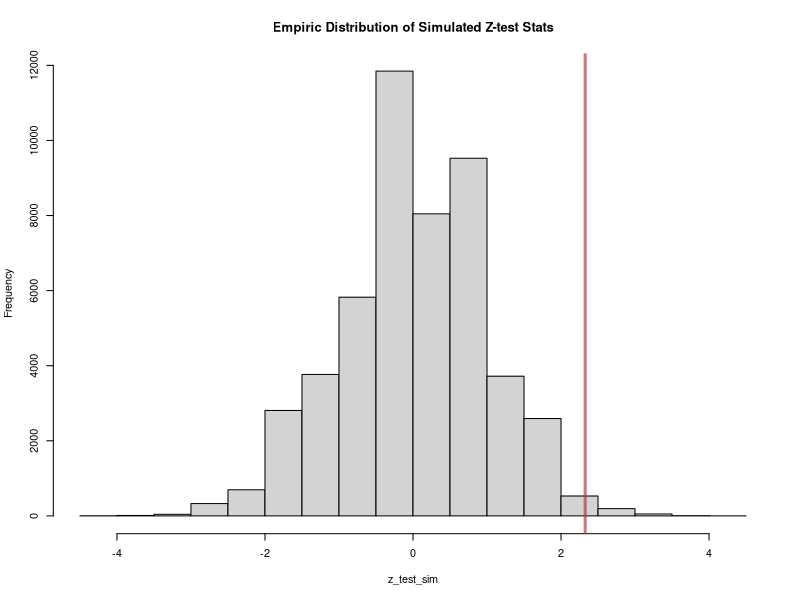

This figure's R source:
## ---- chunk 1

cat("Date last run:", format(Sys.time(), "%Y-%m-%d"))
cat("\n")
cat("Hello World!")
cat("\n")


options(width=90)

## ---- chunk 2

## Read in our data
sbdf <- read.table("SuperBowl_coinTosses.tsv", sep="\t", header=TRUE)

head(sbdf, n=6)

## ---- chunk 3

left_tail_cutoff <- qnorm(0.025)
left_tail_cutoff

right_tail_cutoff <- qnorm(0.975)
right_tail_cutoff

## ---- chunk 4

n <- nrow(sbdf)

xheads <- as.integer(sbdf[, "CoinToss"] %in% "Heads")

p_H0 <- 1/2

phat <- mean(xheads)
phat

### OR

phat <- sum(xheads) / length(xheads)
phat

var_phat <- p_H0 * (1 - p_H0)
var_phat

SE <- sqrt(var_phat / n)
SE

z_test <-  (phat - p_H0) / SE
z_test

## ---- chunk 5

right_tail_cutoff <- qnorm(0.99)
right_tail_cutoff

## ---- chunk 6

ydf_sample <- read.table("WNBA_starterGame_sample.tsv", sep="\t", header=TRUE)

xscore_sample <- as.integer( ydf_sample[ , "pts"] >= 9 )

## ---- chunk 7

pH0 <- 1/2

n <- length(xscore_sample)
n

p_hat <- mean(xscore_sample)
p_hat

p_hat_var <- pH0 * (1 - pH0)
p_hat_var

SE <- sqrt( p_hat_var / n )
SE

z_test <- (p_hat - pH0) / SE
z_test

## ---- chunk 8

ydf <- read.table("WNBA_playerGame.tsv", sep="\t", header=TRUE)

dim(ydf)

xmask_starters <- ydf[ , "strtr" ] %in% c(1,2,3,4,5)
ydf_starter <- ydf[ xmask_starters,  ]

dim(ydf_starter)

xscore <- as.integer( ydf_starter[ , "pts"] >= 9 )

xtrue_prop <- mean(xscore)

xtrue_prop
## ---- chunk 9

set.seed(777)

nn <- 50000 ### number of simulations

n <- 100

z_test_sim <- numeric(nn)

for(ii in 1:nn) {
  
  xrnd_ndx <- sample( I(1:nrow(ydf_starter)), size=n )

  ydf_starter_sample <- ydf_starter[ xrnd_ndx, ]

  p_hat_sim <- mean(as.integer( ydf_starter_sample[ , "pts"] >= 9 ))
  
  z_test_sim[ ii ] <- (p_hat_sim - xtrue_prop) / sqrt( xtrue_prop * (1 - xtrue_prop) / n )

}

xp_in_crit_region <- mean(z_test_sim > right_tail_cutoff)
xp_in_crit_region

## ---- chunk 10

par(cex=0.65)
hist(z_test_sim, main="Empiric Distribution of Simulated Z-test Stats")
abline(v=right_tail_cutoff, col="#BB3333AA", lwd=3)

## ---- chunk 11


sdf <- read.table("WNBA_game.tsv", sep="\t", header=TRUE)

xmask_before <- sdf[ , "season" ] %in% c(2015, 2016, 2017, 2018, 2019)
xmask_during <- sdf[ , "season" ] %in% c(2020, 2021)

n_before <- sum(xmask_before)
n_before

n_during <- sum(xmask_during)
n_during

HW_before <- as.integer(sdf[ xmask_before, "HTscore" ] > sdf[ xmask_before, "VTscore" ])
p_hatHW_before <- mean(HW_before)
p_hatHW_before

HW_during <- as.integer(sdf[ xmask_during, "HTscore" ] > sdf[ xmask_during, "VTscore" ])
p_hatHW_during <- mean(HW_during)
p_hatHW_during

## ---- chunk 12

p_hat_pooled <- mean( c(HW_before, HW_during) )
p_hat_pooled

SE_pooled <- sqrt( p_hat_pooled * (1 - p_hat_pooled) * ( (1/n_before) + (1/n_during) ) )
SE_pooled

z_test <- ( p_hatHW_before - p_hatHW_during ) / SE_pooled
z_test

p_val <- 1 - pnorm(z_test)

## ---- chunk 13

## ---- chunk 14

## ---- chunk 15
### here's a head start
ydf <- read.table("WNBA_playerGame.tsv", sep="\t", header=TRUE)

xmask_bench <- as.integer(ydf[ , "strtr" ]) > 5
ydf_bench <- ydf[ xmask_bench,  ]

dim(ydf_bench)

set.seed(777)

my_sample_df <- ydf_bench[ sample(1:nrow(ydf_bench), size=144), ]

mean(my_sample_df[ , "pts"] >= 5)

## mean(my_sample_df[ , "tpm"] >= 2)

## ---- chunk 16

